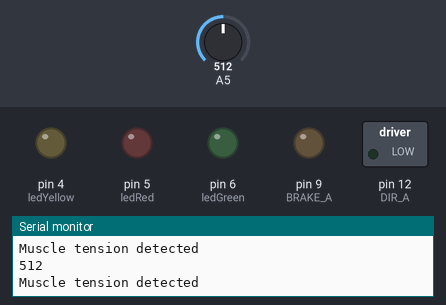
The sketch below on a simulated Arduino Uno, built with avr-gcc and run on an emulated ATmega328P. On the bench: switched loads named in the sketch (green lamp = pin HIGH), output pins drawn as LEDs (lit = HIGH), the last lines printed to the serial monitor. Inputs (shaded band) come from the test bench; at power-on: A5 = 512.

Above: at 1.2 s.
1.3 s: A5 set to 105
At 1.3 s:
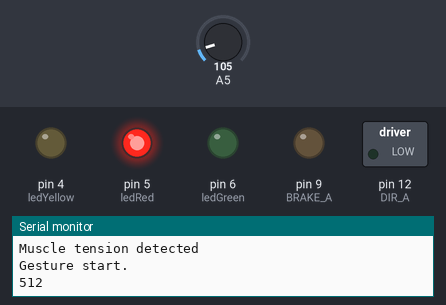
4.3 s: A5 set to 92
6.4 s: A5 set to 67
At 7.2 s:
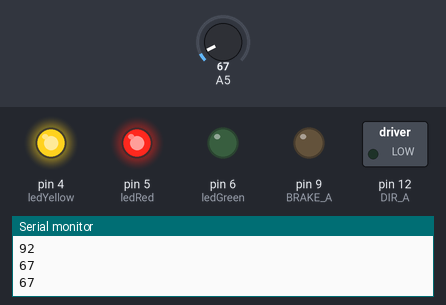
7.9 s: A5 set to 55
10.1 s: A5 set to 122
Timing chart, 0 to 12.6 s (numbered marks = the images above; inputs shaded):
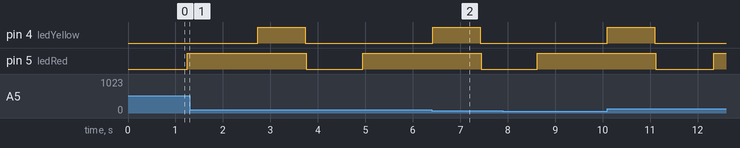

The sketch:

EMGSensor.ino
```cpp
// The EMG sensor used to develop this code was Muscle Sensor v3
// https://www.sparkfun.com/products/13027


  int value=0;

  boolean isGestureEnabled = false;

  // Click gesture states
  int
  STATE_START = 0,
  STATE_PIT0 = 1,
  STATE_PEAK0 = 2,
  STATE_PIT1 = 3;
  int CURRENT_STATE = STATE_START;

  unsigned long startGestureTime = 0;
  unsigned long GESTURE_ALOTTED_TIME = 1500;

  boolean forward = false;
  boolean currentDirectionForward = true;
  const int
  PWM_A   = 3,
  DIR_A   = 12,
  BRAKE_A = 9,
  SNS_A   = A0;

  int THRESHOLD = 35;
  int ledRed = 5;
  int ledGreen = 6;
  int ledYellow = 4;

  // The value required to be considered a muscle flex.
  int sustainedThreshold  = 60;
  // The initial muscle tension threshold at which we start waiting for gesture enablement.
  int gestureRequiredThreshold = 150;

  // The running time that musle has been continously flexed.
  unsigned long elapsedTimeSustained = 0;
  unsigned long elapsedTimeSustainedStart = 0;
  unsigned long elapsedTimeSustainedRequired = 2 * 1000; // ms

  int QUARTER_SECOND = 250;
  int HALF_SECOND = 500;

  int delayTime = QUARTER_SECOND;
  int GESTURE_TIME = 1500;
  int GESTURE_INTERVAL = 50;


  int MAX_INTERVALS = 30;

  int size = GESTURE_TIME / GESTURE_INTERVAL;
  int recordedValues[30];

  int recordedIndex = 0;


  void setup()
  {

      value = 0;
      pinMode(5, INPUT);
      pinMode(ledRed, OUTPUT);
      pinMode(ledGreen, OUTPUT);
      pinMode(ledYellow, OUTPUT);
      pinMode(BRAKE_A, OUTPUT);  // Brake pin on channel A
      pinMode(DIR_A, OUTPUT);    // Direction pin on channel A

      // Open Serial communication
      Serial.begin(9600);
      Serial.println("Motor shield DC motor Test:\n");

  }

  int initializationValues[40];
  int initCounter = 0;

  void loop()
  {
    //spinMotor();
    value = analogRead(5);
    Serial.println(value);
    if(isGestureEnabled){
      digitalWrite(ledRed, HIGH);
    }else{
      digitalWrite(ledRed, LOW);
    }
    // While the gesture is not enabled, we check for the
    // hold muscle tension signal. This signal is manifested as
    // a series of sustained reading of greater than 50 input value
    // over an interval of 3 seconds.
    if(!isGestureEnabled)
    {
      if(value > sustainedThreshold || initCounter !=0)
      {
        Serial.println("Muscle tension detected");
        initializationValues[initCounter] = value;
        initCounter++;

        if(initCounter >= 40){
          unsigned long sum = 0;
          for(int i = 0 ; i < 40; i++){
             sum += initializationValues[i];
          }
          long average = sum/40;
          if(average > THRESHOLD){
             isGestureEnabled = true;
             startGestureTime = millis(); // set the initial time for when the gesture detection starts.
             Serial.println("Gesture start.");

          }else{
            isGestureEnabled = false;
          }
          initCounter = 0;

        }
      }
      delayTime = 20;
    }else{
     // The Gesture is enabled

     unsigned long currentTime = millis();

     // if we have been in this state for greater than the alloted time, restart the gesture recognizer to the beginning.
     if(currentTime - startGestureTime >= GESTURE_ALOTTED_TIME)
     {
        // Reset back to looking for gesture enabled state
        isGestureEnabled = false;
        CURRENT_STATE = STATE_START;

        digitalWrite(ledYellow, HIGH);
        delay(1000);
        digitalWrite(ledYellow, LOW);
        Serial.println("Gesture Failed");
     }

     int newState = CURRENT_STATE;

     if(CURRENT_STATE == STATE_START)
     {
       // looking for 0 (beginning of wave)
       if(value == 0)
       {
         newState = STATE_PIT0;
        Serial.println("Entering PIT0 state.");
       }
     }
     else if(CURRENT_STATE == STATE_PIT0)
     {
       if(value >= gestureRequiredThreshold)
       {
         newState = STATE_PEAK0;
        Serial.println("Entering PEAK0 state.");
       }

     }
     else if(CURRENT_STATE == STATE_PEAK0)
     {
        if(value == 0)
        {
          Serial.println("Gesture recognized");
          digitalWrite(ledGreen, HIGH);
          if(currentDirectionForward)
            spinMotor(true /* forward */, 1000);

          currentDirectionForward = !currentDirectionForward;
          delay(1000);
          digitalWrite(ledGreen, LOW);
          CURRENT_STATE = STATE_START;
          newState = STATE_START;
          isGestureEnabled = false;
        }
     }

     CURRENT_STATE = newState;

    }

    // wait for a bit to not overload the port
    delay(delayTime);

  }

  boolean isGestureRecognized(){

      for (int i = 20; i < (GESTURE_TIME / GESTURE_INTERVAL)-1; i++) {
        if(recordedValues[i] == 0 ) {
            return true;
        }
      }

      return false;

  }

  void spinMotor(bool forward, int duration)
  {
    digitalWrite(BRAKE_A, LOW);  // setting brake LOW disable motor brake

    if(forward)
      digitalWrite(DIR_A, HIGH);   // setting direction to HIGH the motor will spin forward
    else
      digitalWrite(DIR_A, LOW);   // setting direction to HIGH the motor will spin forward

    analogWrite(PWM_A, 255);     // Set the speed of the motor, 255 is the maximum value

    delay(duration);
    Serial.print("current consumption of motor: ");
    Serial.println(analogRead(SNS_A));

    // now stop the motor by inertia, the motor will stop slower than with the brake function
    analogWrite(PWM_A, 0);       // turn off power to the motor
  }
```
